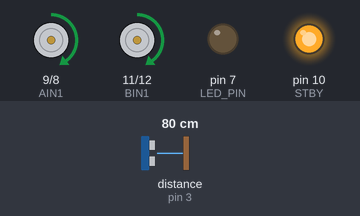
Simulated run of this sketch. Board: Arduino Uno, built with avr-gcc and run on an emulated ATmega328P. On the bench: motor-driver pin pairs drawn as motors (green arrow = first pin HIGH = forward, orange = second pin HIGH = backward, longer = more drive, scaled by the enable pin, stopped while the standby pin is LOW), output pins drawn as LEDs (lit = HIGH). Wiring (inferred from the names in the program): ultrasonic range finder: trigger pin 2; echo pin 3. Inputs (shaded band) come from the test bench; at power-on: distance to the obstacle (sensor on pin 3) 80 cm. The echo pulse lasts 58.3 µs per cm; random numbers use the default seed unless the sketch sets one; pins used as bus, display or sensor lines are not drawn.

Above: at 1.2 s.
1.3 s: distance to the obstacle (sensor on pin 3) set to 23 cm
2.8 s: distance to the obstacle (sensor on pin 3) set to 18 cm
At 3.6 s:
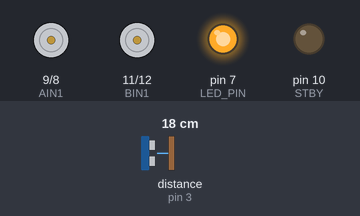
At 5.2 s:
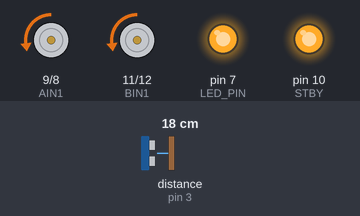
11.8 s: distance to the obstacle (sensor on pin 3) set to 2 cm
At 18.5 s:
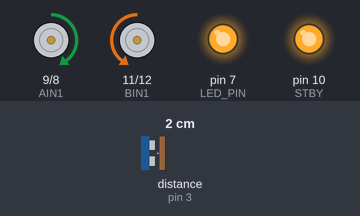
Timing chart, 0 to 29.6 s (numbered marks = the images above; inputs shaded):
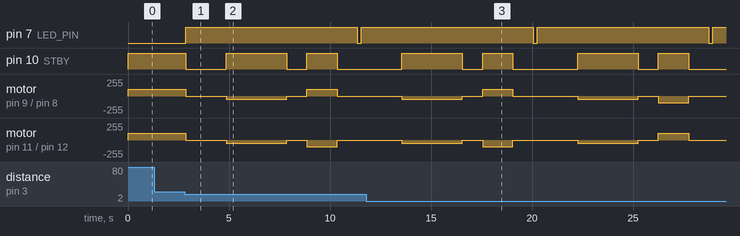

The sketch:

sketch_apr27a.ino
```cpp
/* Code pour piloter des moteurs quand le capteur Ã  ultrasons dÃ©tecte un obstacle */
/* Robot Ã©viteur d'obstacles */

//Moteur A connectÃ© entre les pins A01 et A02 du Motor Driver TB6612FNG
//Moteur B connectÃ© entre les pins B01 et B02 du Motor Driver TB6612FNG

int STBY = 10; // standby Pin (si HIGH alors on peut faire tourner les moteurs, si LOW, les moteurs s'arrÃªtent)

//Motor A
int PWMA = 5; //Pin qui contrÃ´le la vitesse du moteur A (nombre entre 0 et 255 donc on doit le mettre sur un port PWM)
// AIN1 et AIN2 sont les pins de sens de rotation du moteur A
// Le moteur A tourne dans le sens horaire si le pin AIN1 est LOW et le pin AIN2 est HIGH
// Inversement, si AIN1 est HIGH et AIN2 est LOW, il tourne dans le sens antihoraire
// (si les deux sont LOW ou les deux sont HIGH, il ne tourne pas)
int AIN1 = 9; //Sens de rotation
int AIN2 = 8; //Sens

//Motor B
int PWMB = 6; //Pin qui contrÃ´le la vitesse du moteur B
// Pins de sens de rotation du moteur B
int BIN1 = 11; //Sens
int BIN2 = 12; //Sens

/* Constantes pour les broches */
const byte TRIGGER_PIN = 2; // Broche TRIGGER
const byte ECHO_PIN = 3;    // Broche ECHO
const byte LED_PIN = 7;  // Broche LED

/* Constantes pour le timeout */
const unsigned long MEASURE_TIMEOUT = 50000UL; // 25ms = ~8m a 340m/s

/* Vitesse du son dans l'air en mm/microsecondes */
const float SOUND_SPEED = 340.0 / 1000;


long randNumber;


/** Fonction setup() */
void setup() {
  /* Initialise le port serie */
  Serial.begin(115200);

  /* Capteur Ultrasons */
  // Initialise les broches pour le capteur Ã  ultrasons
  pinMode(TRIGGER_PIN, OUTPUT);
  digitalWrite(TRIGGER_PIN, LOW); // La broche TRIGGER doit etre LOW au repos
  pinMode(LED_PIN, OUTPUT);
  digitalWrite(LED_PIN, LOW);
  pinMode(ECHO_PIN, INPUT);

  /* Moteurs */
  // On dÃ©finit tous les ports comme sorties pour piloter les moteurs
  pinMode(STBY, OUTPUT);
  // Commandes Moteur A
  pinMode(PWMA, OUTPUT);
  pinMode(AIN1, OUTPUT);
  pinMode(AIN2, OUTPUT);
  // Commandes Moteur B
  pinMode(PWMB, OUTPUT);
  pinMode(BIN1, OUTPUT);
  pinMode(BIN2, OUTPUT);

}


void loop() {
  move(1, 100, 1); //motor 1, full speed, left
  move(0, 100, 1); //motor 2, full speed, left

  /* 1. Lance une mesure de distance en envoyant une impulsion HIGH de 10 microsec sur la broche TRIGGER */
  digitalWrite(TRIGGER_PIN, HIGH);
  delayMicroseconds(10);
  digitalWrite(TRIGGER_PIN, LOW);
  /* 2. Mesure le temps entre l'envoi de l'impulsion ultrasonique et son echo (s'il existe) */
  long measure = pulseIn(ECHO_PIN, HIGH, MEASURE_TIMEOUT);
  /* 3. Calcule la distance Ã  partir du temps mesurÃ© */
  float distance_mm = measure / 2.0 * SOUND_SPEED;

  if (distance_mm / 1000 < 0.2) {
    digitalWrite(LED_PIN, HIGH); // si un obstacle est Ã  moins de 30 cm
    stop(); // Stopper les moteurs
    delay(2000); //hold for 250ms until move again

    move(1, 50, 0); //motor 1, recule
    move(0, 50, 0); //motor 2, recule
    delay(3000); // recule pendant 2s
    stop(); // Stopper les moteurs
    delay(1000); //hold for 250ms until move again

    // On fait tourner le robot dans une direction alÃ©atoire
    randNumber = random(100.0);
    if (randNumber < 50.0) {
      move(1, 100, 1); //motor 1, tourne Ã  gauche
      move(0, 100, 0); //motor 2, tourne
    } else {
      move(1, 100, 0); //motor 1, tourne Ã  droite
      move(0, 100, 1); //motor 2, tourne
    }
    delay(1500); // tourne pendant 1s
    stop(); // Stopper les moteurs
    delay(1000); //hold for 250ms until move again

    digitalWrite(LED_PIN, LOW);
  }
  //  // Affiche les rÃ©sultats en m
  //  Serial.print(F("Distance: "));
  //  Serial.print(distance_mm / 1000.0, 2);
  //  Serial.println(F("m)"));


  /* DÃ©lai d'attente pour Ã©viter d'afficher trop de rÃ©sultats Ã  la seconde */
  delay(200);


}


void move(int motor, int speed, int direction) {
  // Function move(): Move specific motor at speed and direction
  //
  // Inputs:
  // motor: 0 for B and 1 for A
  // speed: number between 0 and 255: 0 is off, and 255 is full speed
  // direction: 0 clockwise, 1 counter-clockwise

  // DEMARRAGE
  digitalWrite(STBY, HIGH); //On met ce Pin sur HIGH avant de dÃ©marrer les moteurs

  // SENS DE ROTATION
  // Sens Horaire
  // Le moteur A tourne dans le sens horaire si le pin AIN1 est LOW et le pin AIN2 est HIGH (si les deux sont LOW ou les deux sont HIGH, il ne tourne pas)
  boolean inPin1 = LOW;
  boolean inPin2 = HIGH;
  // Sens Anti-Horaire
  if (direction == 1) { // Si on change la direction dans le sens antihoraire
    inPin1 = HIGH;
    inPin2 = LOW;
  }

  // ENVOI DES INSTRUCTIONS DE SENS DE ROTATION ET DE VITESSE AUX MOTEURS
  if (motor == 1) { // MOTEUR A
    digitalWrite(AIN1, inPin1);
    digitalWrite(AIN2, inPin2);
    analogWrite(PWMA, speed);
  } else { // if motor == 0 (MOTEUR B)
    digitalWrite(BIN1, inPin1);
    digitalWrite(BIN2, inPin2);
    analogWrite(PWMB, speed);
  }
}

void stop() {
  //Function stop(): Appeler cette fonction dans le programme pour stopper les moteurs
  digitalWrite(STBY, LOW);
}
```

Measured:
- the behaviour switches between 21 and 20 cm on distance to the obstacle (sensor on pin 3) (found by bisection; images 0 and 1)
- after the input at 1.3 s, every drawn part: stays the same
- after the input at 2.8 s, pin 7 (LED_PIN): LOW → HIGH after 0.05 s, → LOW 8.5 s later, → HIGH 0.20 s later; pin 10 (STBY): goes LOW 2.0 s, HIGH 3.0 s, LOW 1.0 s, HIGH 1.5 s, then LOW, starting after 0.05 s
